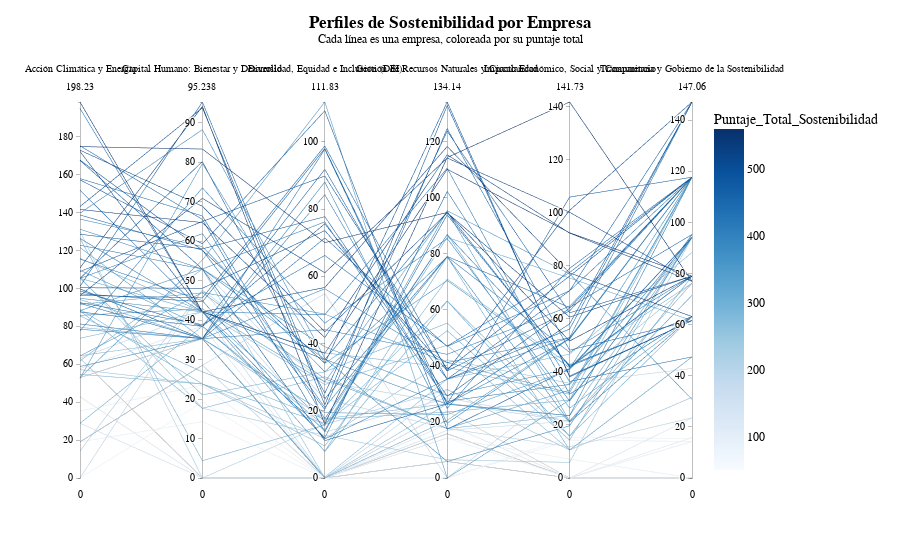

Source (notebook cell):
### Markdown cell above
## 6. Gráfico de Coordenadas Paralelas para Perfiles de Sostenibilidad

### Code cell
# 1. Preparación de Datos: Crear una tabla pivotada (ancha)
# Se agrupan los datos por empresa y pilar, sumando la valoración ponderada.
pivoted_data = raw_data.groupby(['Razón social', 'Nombre Pilar'])['valoracionPonderada'].sum().reset_index()

# Se pivota la tabla para que las empresas sean filas y los pilares, columnas.
# Los valores NaN se rellenan con 0, asumiendo desempeño nulo en ese pilar.
parallel_coords_df = pivoted_data.pivot(
    index='Razón social',
    columns='Nombre Pilar',
    values='valoracionPonderada'
).fillna(0).reset_index()

# 2. Enriquecer los datos con información contextual (Macrosector y Puntaje Total)
# Se une la tabla pivotada con los datos agregados para poder colorear las líneas.
parallel_coords_df = pd.merge(
    parallel_coords_df,
    company_agg_data[['Razón social', 'Macrosector', 'Puntaje_Total_Sostenibilidad']],
    on='Razón social',
    how='left'
)

# 3. Creación del Gráfico de Coordenadas Paralelas
# Se definen las dimensiones del gráfico, que son las columnas de los pilares.
dimensions = list(parallel_coords_df.columns)
dimensions.remove('Razón social')
dimensions.remove('Macrosector')
dimensions.remove('Puntaje_Total_Sostenibilidad')

fig_parallel = px.parallel_coordinates(
    parallel_coords_df,
    # El color de la línea representa el puntaje total de sostenibilidad.
    color="Puntaje_Total_Sostenibilidad",
    dimensions=dimensions,
    # Se añade el Macrosector y el nombre de la empresa a la información del hover.
    labels={"Razón social": "Empresa", "Macrosector": "Sector"},
    color_continuous_scale=px.colors.sequential.Blues, # Escala de color de oscuro (bajo) a brillante (alto)
    title="Perfiles de Sostenibilidad por Empresa"
)

# 4. Personalización y Estilo del Gráfico
fig_parallel.update_layout(
    title='<b>Perfiles de Sostenibilidad por Empresa</b><br><sup>Cada línea es una empresa, coloreada por su puntaje total</sup><br>',
    title_x=0.5,
    title_y=0.95,
    font=dict(family="Arial, sans-serif", size=12, color="black")
)

fig_parallel.show()
save_chart_as_html(fig_parallel, '06_parallel_coordinates_sustainability_profiles.html')
